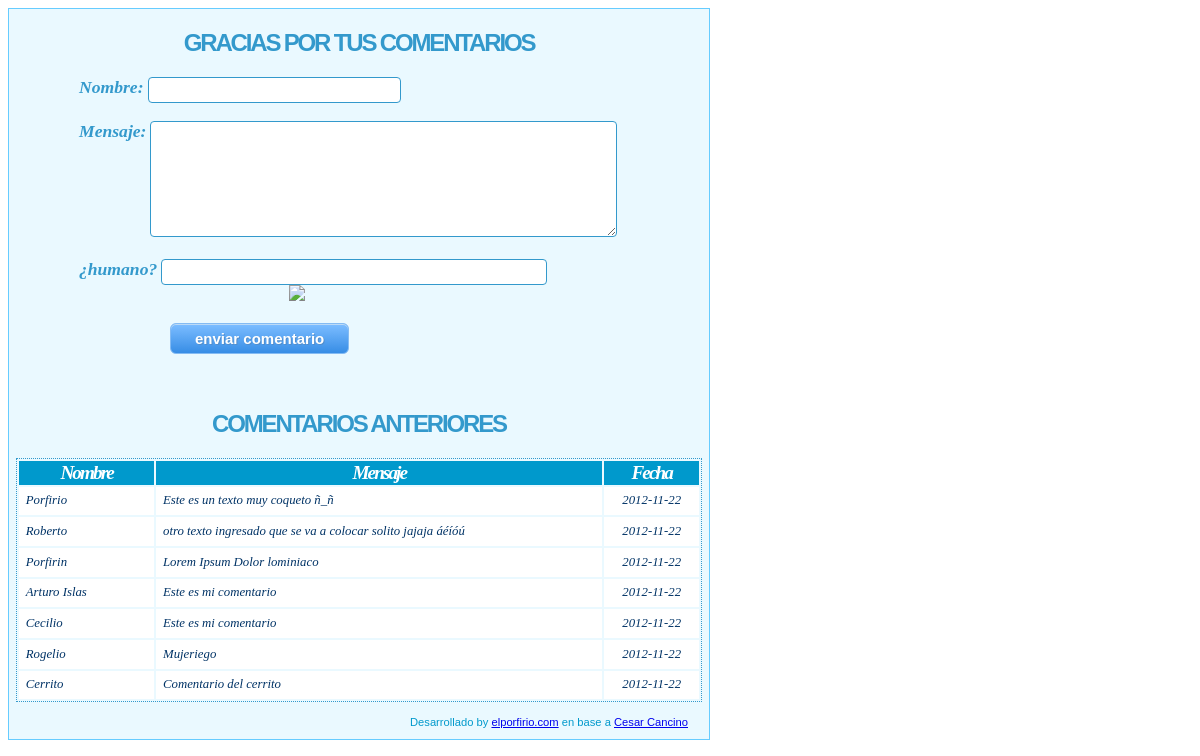
The page /libro_visitas/index.php on the database its author committed.
### tables this page shows
CREATE TABLE IF NOT EXISTS `librovisitas` (
  `id` int(11) NOT NULL AUTO_INCREMENT,
  `nombre` varchar(50) NOT NULL,
  `comentario` text NOT NULL,
  `fecha` date NOT NULL,
  PRIMARY KEY (`id`)
);

### libro_visitas/clases.php (called while the page is built, shortened)
<?php
class conectarBD
{
	public static function conectarse(){
		$conexionSQL = mysql_connect("localhost","root","");
		return $conexionSQL;
	}
}
class operacionesBD
{
	private $registrovisitas;
	public function __construct(){
		$this->registrovisitas = array();
	}
	public function consultarVisitas(){
		$consulta = "SELECT * FROM librovisitas ORDER BY fecha DESC";
		$resultado = mysql_query($consulta,conectarBD::conectarse());
		if($consulta)
		{
			while($registro = mysql_fetch_assoc($resultado)){
			$this->registrovisitas[]=$registro;
			}
			return $this->registrovisitas;
		}
		else
		{
			echo "Error: ".mysql_errno().
			     " ".mysql_error();
			die;
		}
	}
}
?>

### libro_visitas/index.php (the view, shortened to what this page needs)
<!doctype html>
<html>
<head>
<link href="estilos.css" rel="stylesheet" type="text/css">
</head>
<body>
<div id="contenido">
	<div id="area_formulario">
    <h2>Gracias por tus comentarios</h2>
    <form action="registrar.php" method="post" name="formulario_visitas">
          <label>Nombre:</label>
          <input name="nombre_visitante" type="text">
          <br><br>
          <label>Mensaje:</label>
      <textarea name="mensaje_visitante" cols="40" rows="5"></textarea>
          <br><br>
		  <label for="txtCaptcha">¿humano?</label>
		  <input id="txtCaptcha" type="text" name="txtCaptcha" value="" maxlength="10" size="32" />
		  <br>
			<img id="imgCaptcha" src="create_image.php" style="margin-left: 40%"/>
			<br><br>
          <input type="submit" class="boton" id="boton" value="enviar comentario">
    </form>
    </div>
    <br><br>
    <div id="area_comentarios">
      <table>
        <h2>Comentarios anteriores</h2>
        <thead>
        <tr>
          <th width="20%" scope="col">Nombre</th>
          <th width="66%" scope="col">Mensaje</th>
          <th width="14%" scope="col">Fecha</th>
        </tr>
        </thead>
        <tbody>
        <?php
		require_once("clases.php");
		$mostrarcomentarios = new operacionesBD;
		$registros = $mostrarcomentarios->consultarVisitas();
		for($i=0; $i<count($registros); $i++)
		{
        ?>
        <tr>
    		<td><?php echo $registros[$i]['nombre']; ?></td>
    		<td><?php echo $registros[$i]['comentario']; ?></td>
    		<td align="center"><?php echo $registros[$i]['fecha']; ?></td>
        </tr>
        <?php
		}
		?>
        </tbody>
      </table>
    </div>
   <p class="creditos">Desarrollado by <a href="http://www.elporfirio.com">elporfirio.com</a> en base a <a href="http://www.cesarcancino.com">Cesar Cancino</a></p>
</div>
</body>
</html>

### libro_visitas/estilos.css (style rules this page uses)
#contenido { width: 700px; background-color: #EAF9FF; border: thin solid #6CF; }
h2 { font-family: Arial, Helvetica, sans-serif; font-size: 1.5em; font-weight: bold; text-transform: uppercase; text-align: center; letter-spacing: -0.09em; color: #39C; }
label { font-family: Georgia, "Times New Roman", Times, serif; font-style: italic; font-weight: bold; color: #39C; font-size: 1.1em; margin-left: 10%; vertical-align: top; }
form input, textarea { border-radius: 4px; -webkit-border-radius: 4px; -moz-border-radius: 4px; font-family: Arial, Helvetica, sans-serif; font-size: 1.2em; color: #117393; background-color: #FFF; border: 1px solid #39C; }
.boton { -moz-box-shadow: inset 0px 1px 0px 0px #bbdaf7; -webkit-box-shadow: inset 0px 1px 0px 0px #bbdaf7; box-shadow: inset 0px 1px 0px 0px #bbdaf7; background: -webkit-gradient( linear, left top, left bottom, color-stop(0.05, #79bbff), color-stop(1, #378de5) ); background: -moz-linear-gradient( center top, #79bbff 5%, #378de5 100% ); filter:progid:DXImageTransform.Microsoft.gradient(startColorstr='#79bbff', endColorstr='#378de5'); background-color: #79bbff; -moz-border-radius: 6px; -webkit-border-radius: 6px; border-radius: 6px; border: 1px solid #84bbf3; display: inline-block; color: #ffffff; font-family: arial; font-size: 15px; font-weight: bold; text-shadow: 1px 1px 0px #528ecc; margin-left: 23%; padding-top: 6px; padding-right: 24px; padding-bottom: 6px; padding-left: 24px; }
td { padding: 1%; }
table { width: 98%; margin-left: 1%; border: thin dotted #39C; font-family: Georgia, "Times New Roman", Times, serif; font-style: italic; margin-bottom: 2%; }
.creditos { font-family: Verdana, Geneva, sans-serif; font-size: 0.7em; color: #09C; text-align: right; padding-right: 3%; }
tbody { font-size: 0.8em; color: #036; background-color: #FFF; }
thead { background-color: #09C; color: #FFF; letter-spacing: -0.1em; font-size: 1.2em; }

### rows shown on the page
librovisitas: nombre "Porfirio", comentario "Este es un texto muy coqueto ñ_ñ", fecha "2012-11-22"
librovisitas: nombre "Roberto", comentario "otro texto ingresado que se va a colocar solito jajaja áéíóú", fecha "2012-11-22"
librovisitas: nombre "Porfirin", comentario "Lorem Ipsum Dolor lominiaco", fecha "2012-11-22"
librovisitas: nombre "Arturo Islas", comentario "Este es mi comentario", fecha "2012-11-22"
librovisitas: nombre "Cecilio", comentario "Este es mi comentario", fecha "2012-11-22"
librovisitas: nombre "Rogelio", comentario "Mujeriego", fecha "2012-11-22"
librovisitas: nombre "Cerrito", comentario "Comentario del cerrito", fecha "2012-11-22"
